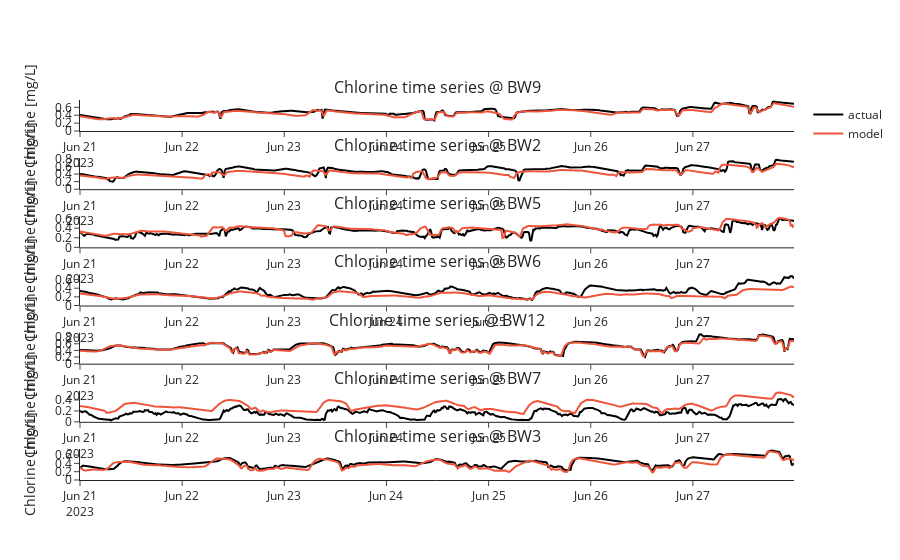

Notebook code for this chart:
### Markdown cell above
Time series plots.

### Code cell
bwfl_ids = [bwfl_id for bwfl_id in cl_df['bwfl_id'].unique() if bwfl_id not in ['BW1', 'BW4']]
subplot_titles = [f"Chlorine time series @ {bwfl_id}" for bwfl_id in bwfl_ids]
fig = make_subplots(rows=len(bwfl_ids), cols=1, subplot_titles=subplot_titles)

for idx, bwfl_id in enumerate(bwfl_ids): 
    data = cl_df[(cl_df['bwfl_id'] == bwfl_id)]
    sim = cl_sim[bwfl_id].values
    show_legend = (idx == 0)

    # sensor data
    fig.add_trace(
        go.Scatter(
            x=data['datetime'][96:],
            y=data['mean'][96:],
            mode='lines',
            name='actual',  # Legend entry for Sensor series
            line=dict(color='black'),
            showlegend=show_legend
        ),
        row=idx + 1, col=1
    )
    
    # simulated data
    fig.add_trace(
        go.Scatter(
            x=data['datetime'][96:],
            y=sim[96:],
            mode='lines',
            name='model',
            line=dict(color=default_colors[1]),
            showlegend=show_legend
        ),
        row=idx + 1, col=1
    )
    fig.update_yaxes(title_text="Chlorine [mg/L]", rangemode="tozero", row=idx + 1, col=1)

fig.update_layout(
    height=450 * len(bwfl_ids),
    template='simple_white',
    legend_title_text='',
)

fig.show()

### Figure 1 — Plotly figure (JSON) as saved in the notebook; plotly's stock layout.template omitted (floating-point values rounded to 4 significant figures; data arrays with more than 128 entries replaced by an {"elided": "..."} marker saying what was removed)
{"data": [{"line": {"color": "black"}, "mode": "lines", "name": "actual", "showlegend": true, "type": "scatter", "x": {"elided": "672 str values"}, "xaxis": "x", "y": {"elided": "672 float values"}, "yaxis": "y"}, {"line": {"color": "#EF553B"}, "mode": "lines", "name": "model", "showlegend": true, "type": "scatter", "x": {"elided": "672 str values"}, "xaxis": "x", "y": {"elided": "672 float values"}, "yaxis": "y"}, {"line": {"color": "black"}, "mode": "lines", "name": "actual", "showlegend": false, "type": "scatter", "x": {"elided": "672 str values"}, "xaxis": "x2", "y": {"elided": "672 float values"}, "yaxis": "y2"}, {"line": {"color": "#EF553B"}, "mode": "lines", "name": "model", "showlegend": false, "type": "scatter", "x": {"elided": "672 str values"}, "xaxis": "x2", "y": {"elided": "672 float values"}, "yaxis": "y2"}, {"line": {"color": "black"}, "mode": "lines", "name": "actual", "showlegend": false, "type": "scatter", "x": {"elided": "672 str values"}, "xaxis": "x3", "y": {"elided": "672 float values"}, "yaxis": "y3"}, {"line": {"color": "#EF553B"}, "mode": "lines", "name": "model", "showlegend": false, "type": "scatter", "x": {"elided": "672 str values"}, "xaxis": "x3", "y": {"elided": "672 float values"}, "yaxis": "y3"}, {"line": {"color": "black"}, "mode": "lines", "name": "actual", "showlegend": false, "type": "scatter", "x": {"elided": "672 str values"}, "xaxis": "x4", "y": {"elided": "672 float values"}, "yaxis": "y4"}, {"line": {"color": "#EF553B"}, "mode": "lines", "name": "model", "showlegend": false, "type": "scatter", "x": {"elided": "672 str values"}, "xaxis": "x4", "y": {"elided": "672 float values"}, "yaxis": "y4"}, {"line": {"color": "black"}, "mode": "lines", "name": "actual", "showlegend": false, "type": "scatter", "x": {"elided": "672 str values"}, "xaxis": "x5", "y": {"elided": "672 float values"}, "yaxis": "y5"}, {"line": {"color": "#EF553B"}, "mode": "lines", "name": "model", "showlegend": false, "type": "scatter", "x": {"elided": "672 str values"}, "xaxis": "x5", "y": {"elided": "672 float values"}, "yaxis": "y5"}, {"line": {"color": "black"}, "mode": "lines", "name": "actual", "showlegend": false, "type": "scatter", "x": {"elided": "672 str values"}, "xaxis": "x6", "y": {"elided": "672 float values"}, "yaxis": "y6"}, {"line": {"color": "#EF553B"}, "mode": "lines", "name": "model", "showlegend": false, "type": "scatter", "x": {"elided": "672 str values"}, "xaxis": "x6", "y": {"elided": "672 float values"}, "yaxis": "y6"}, {"line": {"color": "black"}, "mode": "lines", "name": "actual", "showlegend": false, "type": "scatter", "x": {"elided": "672 str values"}, "xaxis": "x7", "y": {"elided": "672 float values"}, "yaxis": "y7"}, {"line": {"color": "#EF553B"}, "mode": "lines", "name": "model", "showlegend": false, "type": "scatter", "x": {"elided": "672 str values"}, "xaxis": "x7", "y": {"elided": "672 float values"}, "yaxis": "y7"}], "layout": {"annotations": [{"font": {"size": 16}, "showarrow": false, "text": "Chlorine time series @ BW9", "x": 0.5, "xanchor": "center", "xref": "paper", "y": 1.0, "yanchor": "bottom", "yref": "paper"}, {"font": {"size": 16}, "showarrow": false, "text": "Chlorine time series @ BW2", "x": 0.5, "xanchor": "center", "xref": "paper", "y": 0.8469, "yanchor": "bottom", "yref": "paper"}, {"font": {"size": 16}, "showarrow": false, "text": "Chlorine time series @ BW5", "x": 0.5, "xanchor": "center", "xref": "paper", "y": 0.6939, "yanchor": "bottom", "yref": "paper"}, {"font": {"size": 16}, "showarrow": false, "text": "Chlorine time series @ BW6", "x": 0.5, "xanchor": "center", "xref": "paper", "y": 0.5408, "yanchor": "bottom", "yref": "paper"}, {"font": {"size": 16}, "showarrow": false, "text": "Chlorine time series @ BW12", "x": 0.5, "xanchor": "center", "xref": "paper", "y": 0.3878, "yanchor": "bottom", "yref": "paper"}, {"font": {"size": 16}, "showarrow": false, "text": "Chlorine time series @ BW7", "x": 0.5, "xanchor": "center", "xref": "paper", "y": 0.2347, "yanchor": "bottom", "yref": "paper"}, {"font": {"size": 16}, "showarrow": false, "text": "Chlorine time series @ BW3", "x": 0.5, "xanchor": "center", "xref": "paper", "y": 0.08163, "yanchor": "bottom", "yref": "paper"}], "autosize": true, "legend": {"title": {"text": ""}}, "xaxis": {"anchor": "y", "autorange": true, "domain": [0, 1], "range": ["2023-06-21", "2023-06-27 23:45"], "type": "date"}, "xaxis2": {"anchor": "y2", "autorange": true, "domain": [0, 1], "range": ["2023-06-21", "2023-06-27 23:45"], "type": "date"}, "xaxis3": {"anchor": "y3", "autorange": true, "domain": [0, 1], "range": ["2023-06-21", "2023-06-27 23:45"], "type": "date"}, "xaxis4": {"anchor": "y4", "autorange": true, "domain": [0, 1], "range": ["2023-06-21", "2023-06-27 23:45"], "type": "date"}, "xaxis5": {"anchor": "y5", "autorange": true, "domain": [0, 1], "range": ["2023-06-21", "2023-06-27 23:45"], "type": "date"}, "xaxis6": {"anchor": "y6", "autorange": true, "domain": [0, 1], "range": ["2023-06-21", "2023-06-27 23:45"], "type": "date"}, "xaxis7": {"anchor": "y7", "autorange": true, "domain": [0, 1], "range": ["2023-06-21", "2023-06-27 23:45"], "type": "date"}, "yaxis": {"anchor": "x", "autorange": true, "domain": [0.9184, 1.0], "range": [0, 0.7846], "rangemode": "tozero", "title": {"text": "Chlorine [mg/L]"}, "type": "linear"}, "yaxis2": {"anchor": "x2", "autorange": true, "domain": [0.7653, 0.8469], "range": [0, 0.82], "rangemode": "tozero", "title": {"text": "Chlorine [mg/L]"}, "type": "linear"}, "yaxis3": {"anchor": "x3", "autorange": true, "domain": [0.6122, 0.6939], "range": [0, 0.6477], "rangemode": "tozero", "title": {"text": "Chlorine [mg/L]"}, "type": "linear"}, "yaxis4": {"anchor": "x4", "autorange": true, "domain": [0.4592, 0.5408], "range": [0, 0.7168], "rangemode": "tozero", "title": {"text": "Chlorine [mg/L]"}, "type": "linear"}, "yaxis5": {"anchor": "x5", "autorange": true, "domain": [0.3061, 0.3878], "range": [0, 0.9351], "rangemode": "tozero", "title": {"text": "Chlorine [mg/L]"}, "type": "linear"}, "yaxis6": {"anchor": "x6", "autorange": true, "domain": [0.1531, 0.2347], "range": [0, 0.5673], "rangemode": "tozero", "title": {"text": "Chlorine [mg/L]"}, "type": "linear"}, "yaxis7": {"anchor": "x7", "autorange": true, "domain": [0, 0.08163], "range": [0, 0.7463], "rangemode": "tozero", "title": {"text": "Chlorine [mg/L]"}, "type": "linear"}}}
